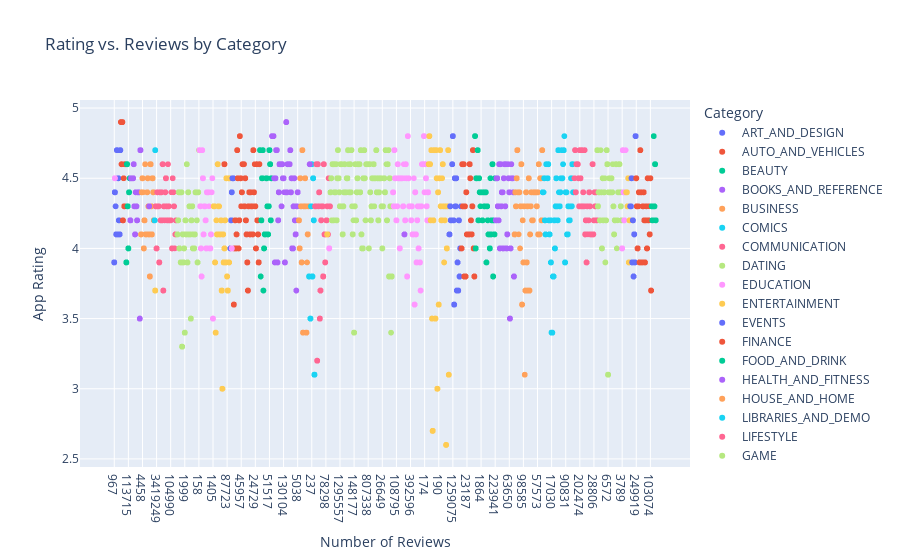
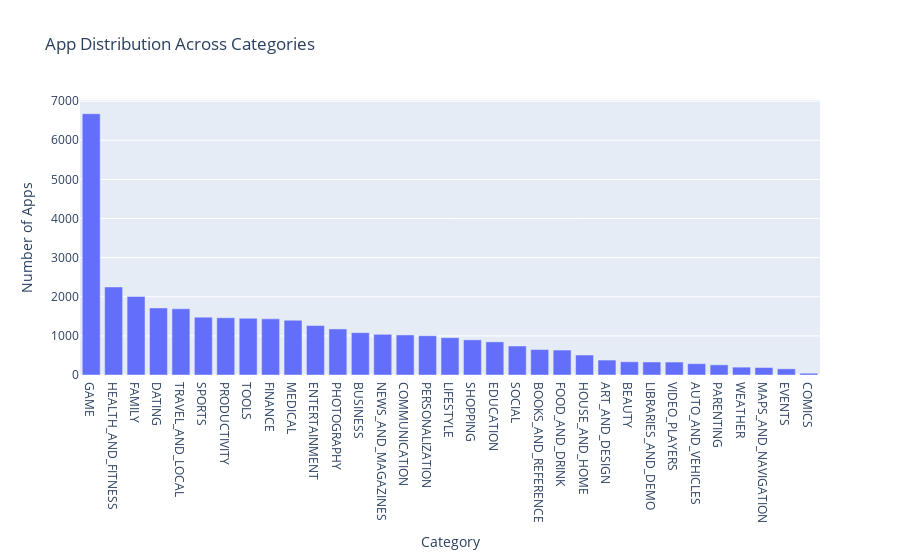

Notebook cell for these charts, in order:
### Markdown cell above
# 5.Interactive Visualization:

### Code cell
import plotly.express as px

# Interactive scatter plot: Rating vs. Reviews
fig = px.scatter(df, x='Reviews', y='Rating', color='Category',
                 title='Rating vs. Reviews by Category',
                 labels={'Reviews': 'Number of Reviews', 'Rating': 'App Rating'})
fig.show()

# Interactive bar plot: App Distribution
category_counts = df['Category'].value_counts()
fig = px.bar(category_counts, x=category_counts.index, y=category_counts.values,
             title='App Distribution Across Categories',
             labels={'index': 'Category', 'y': 'Number of Apps'})
fig.show()

### Figure 1 — Plotly figure (JSON) as saved in the notebook; plotly's stock layout.template omitted (floating-point values rounded to 4 significant figures; data arrays with more than 128 entries replaced by an {"elided": "..."} marker saying what was removed)
{"data": [{"hovertemplate": "Category=ART_AND_DESIGN<br>Number of Reviews=%{x}<br>App Rating=%{y}<extra></extra>", "legendgroup": "ART_AND_DESIGN", "marker": {"color": "#636efa", "symbol": "circle"}, "mode": "markers", "name": "ART_AND_DESIGN", "showlegend": true, "type": "scattergl", "x": {"elided": "382 str values"}, "xaxis": "x", "y": {"elided": "382 float values"}, "yaxis": "y"}, {"hovertemplate": "Category=AUTO_AND_VEHICLES<br>Number of Reviews=%{x}<br>App Rating=%{y}<extra></extra>", "legendgroup": "AUTO_AND_VEHICLES", "marker": {"color": "#EF553B", "symbol": "circle"}, "mode": "markers", "name": "AUTO_AND_VEHICLES", "showlegend": true, "type": "scattergl", "x": {"elided": "289 str values"}, "xaxis": "x", "y": {"elided": "289 float values"}, "yaxis": "y"}, {"hovertemplate": "Category=BEAUTY<br>Number of Reviews=%{x}<br>App Rating=%{y}<extra></extra>", "legendgroup": "BEAUTY", "marker": {"color": "#00cc96", "symbol": "circle"}, "mode": "markers", "name": "BEAUTY", "showlegend": true, "type": "scattergl", "x": {"elided": "338 str values"}, "xaxis": "x", "y": {"elided": "338 float values"}, "yaxis": "y"}, {"hovertemplate": "Category=BOOKS_AND_REFERENCE<br>Number of Reviews=%{x}<br>App Rating=%{y}<extra></extra>", "legendgroup": "BOOKS_AND_REFERENCE", "marker": {"color": "#ab63fa", "symbol": "circle"}, "mode": "markers", "name": "BOOKS_AND_REFERENCE", "showlegend": true, "type": "scattergl", "x": {"elided": "651 str values"}, "xaxis": "x", "y": {"elided": "651 float values"}, "yaxis": "y"}, {"hovertemplate": "Category=BUSINESS<br>Number of Reviews=%{x}<br>App Rating=%{y}<extra></extra>", "legendgroup": "BUSINESS", "marker": {"color": "#FFA15A", "symbol": "circle"}, "mode": "markers", "name": "BUSINESS", "showlegend": true, "type": "scattergl", "x": {"elided": "1082 str values"}, "xaxis": "x", "y": {"elided": "1082 float values"}, "yaxis": "y"}, {"hovertemplate": "Category=COMICS<br>Number of Reviews=%{x}<br>App Rating=%{y}<extra></extra>", "legendgroup": "COMICS", "marker": {"color": "#19d3f3", "symbol": "circle"}, "mode": "markers", "name": "COMICS", "showlegend": true, "type": "scattergl", "x": ["25671", "25671", "25671", "25671", "25671", "25671", "25671", "25671", "25671", "25671", "25671", "25671", "25671", "25671", "25671", "25671", "25671", "25671", "25671", "25671", "25671", "25671", "25671", "25671", "25671", "25671", "25671", "25671", "25671", "25671", "25671", "25671", "25671", "25671", "25671", "25671", "3596", "3596", "3596", "3596", "3596", "3596", "3596", "3596", "3596", "3596"], "xaxis": "x", "y": [4.2, 4.2, 4.2, 4.2, 4.2, 4.2, 4.2, 4.2, 4.2, 4.2, 4.2, 4.2, 4.2, 4.2, 4.2, 4.2, 4.2, 4.2, 4.2, 4.2, 4.2, 4.2, 4.2, 4.2, 4.2, 4.2, 4.2, 4.2, 4.2, 4.2, 4.2, 4.2, 4.2, 4.2, 4.2, 4.2, 4.7, 4.7, 4.7, 4.7, 4.7, 4.7, 4.7, 4.7, 4.7, 4.7], "yaxis": "y"}, {"hovertemplate": "Category=COMMUNICATION<br>Number of Reviews=%{x}<br>App Rating=%{y}<extra></extra>", "legendgroup": "COMMUNICATION", "marker": {"color": "#FF6692", "symbol": "circle"}, "mode": "markers", "name": "COMMUNICATION", "showlegend": true, "type": "scattergl", "x": {"elided": "1024 str values"}, "xaxis": "x", "y": {"elided": "1024 float values"}, "yaxis": "y"}, {"hovertemplate": "Category=DATING<br>Number of Reviews=%{x}<br>App Rating=%{y}<extra></extra>", "legendgroup": "DATING", "marker": {"color": "#B6E880", "symbol": "circle"}, "mode": "markers", "name": "DATING", "showlegend": true, "type": "scattergl", "x": {"elided": "1715 str values"}, "xaxis": "x", "y": {"elided": "1715 float values"}, "yaxis": "y"}, {"hovertemplate": "Category=EDUCATION<br>Number of Reviews=%{x}<br>App Rating=%{y}<extra></extra>", "legendgroup": "EDUCATION", "marker": {"color": "#FF97FF", "symbol": "circle"}, "mode": "markers", "name": "EDUCATION", "showlegend": true, "type": "scattergl", "x": {"elided": "847 str values"}, "xaxis": "x", "y": {"elided": "847 float values"}, "yaxis": "y"}, {"hovertemplate": "Category=ENTERTAINMENT<br>Number of Reviews=%{x}<br>App Rating=%{y}<extra></extra>", "legendgroup": "ENTERTAINMENT", "marker": {"color": "#FECB52", "symbol": "circle"}, "mode": "markers", "name": "ENTERTAINMENT", "showlegend": true, "type": "scattergl", "x": {"elided": "1264 str values"}, "xaxis": "x", "y": {"elided": "1264 float values"}, "yaxis": "y"}, {"hovertemplate": "Category=EVENTS<br>Number of Reviews=%{x}<br>App Rating=%{y}<extra></extra>", "legendgroup": "EVENTS", "marker": {"color": "#636efa", "symbol": "circle"}, "mode": "markers", "name": "EVENTS", "showlegend": true, "type": "scattergl", "x": {"elided": "158 str values"}, "xaxis": "x", "y": {"elided": "158 float values"}, "yaxis": "y"}, {"hovertemplate": "Category=FINANCE<br>Number of Reviews=%{x}<br>App Rating=%{y}<extra></extra>", "legendgroup": "FINANCE", "marker": {"color": "#EF553B", "symbol": "circle"}, "mode": "markers", "name": "FINANCE", "showlegend": true, "type": "scattergl", "x": {"elided": "1435 str values"}, "xaxis": "x", "y": {"elided": "1435 float values"}, "yaxis": "y"}, {"hovertemplate": "Category=FOOD_AND_DRINK<br>Number of Reviews=%{x}<br>App Rating=%{y}<extra></extra>", "legendgroup": "FOOD_AND_DRINK", "marker": {"color": "#00cc96", "symbol": "circle"}, "mode": "markers", "name": "FOOD_AND_DRINK", "showlegend": true, "type": "scattergl", "x": {"elided": "638 str values"}, "xaxis": "x", "y": {"elided": "638 float values"}, "yaxis": "y"}, {"hovertemplate": "Category=HEALTH_AND_FITNESS<br>Number of Reviews=%{x}<br>App Rating=%{y}<extra></extra>", "legendgroup": "HEALTH_AND_FITNESS", "marker": {"color": "#ab63fa", "symbol": "circle"}, "mode": "markers", "name": "HEALTH_AND_FITNESS", "showlegend": true, "type": "scattergl", "x": {"elided": "2250 str values"}, "xaxis": "x", "y": {"elided": "2250 float values"}, "yaxis": "y"}, {"hovertemplate": "Category=HOUSE_AND_HOME<br>Number of Reviews=%{x}<br>App Rating=%{y}<extra></extra>", "legendgroup": "HOUSE_AND_HOME", "marker": {"color": "#FFA15A", "symbol": "circle"}, "mode": "markers", "name": "HOUSE_AND_HOME", "showlegend": true, "type": "scattergl", "x": {"elided": "511 str values"}, "xaxis": "x", "y": {"elided": "511 float values"}, "yaxis": "y"}, {"hovertemplate": "Category=LIBRARIES_AND_DEMO<br>Number of Reviews=%{x}<br>App Rating=%{y}<extra></extra>", "legendgroup": "LIBRARIES_AND_DEMO", "marker": {"color": "#19d3f3", "symbol": "circle"}, "mode": "markers", "name": "LIBRARIES_AND_DEMO", "showlegend": true, "type": "scattergl", "x": {"elided": "333 str values"}, "xaxis": "x", "y": {"elided": "333 float values"}, "yaxis": "y"}, {"hovertemplate": "Category=LIFESTYLE<br>Number of Reviews=%{x}<br>App Rating=%{y}<extra></extra>", "legendgroup": "LIFESTYLE", "marker": {"color": "#FF6692", "symbol": "circle"}, "mode": "markers", "name": "LIFESTYLE", "showlegend": true, "type": "scattergl", "x": {"elided": "954 str values"}, "xaxis": "x", "y": {"elided": "954 float values"}, "yaxis": "y"}, {"hovertemplate": "Category=GAME<br>Number of Reviews=%{x}<br>App Rating=%{y}<extra></extra>", "legendgroup": "GAME", "marker": {"color": "#B6E880", "symbol": "circle"}, "mode": "markers", "name": "GAME", "showlegend": true, "type": "scattergl", "x": {"elided": "6678 str values"}, "xaxis": "x", "y": {"elided": "6678 float values"}, "yaxis": "y"}, {"hovertemplate": "Category=FAMILY<br>Number of Reviews=%{x}<br>App Rating=%{y}<extra></extra>", "legendgroup": "FAMILY", "marker": {"color": "#FF97FF", "symbol": "circle"}, "mode": "markers", "name": "FAMILY", "showlegend": true, "type": "scattergl", "x": {"elided": "2009 str values"}, "xaxis": "x", "y": {"elided": "2009 float values"}, "yaxis": "y"}, {"hovertemplate": "Category=MEDICAL<br>Number of Reviews=%{x}<br>App Rating=%{y}<extra></extra>", "legendgroup": "MEDICAL", "marker": {"color": "#FECB52", "symbol": "circle"}, "mode": "markers", "name": "MEDICAL", "showlegend": true, "type": "scattergl", "x": {"elided": "1400 str values"}, "xaxis": "x", "y": {"elided": "1400 float values"}, "yaxis": "y"}, {"hovertemplate": "Category=SOCIAL<br>Number of Reviews=%{x}<br>App Rating=%{y}<extra></extra>", "legendgroup": "SOCIAL", "marker": {"color": "#636efa", "symbol": "circle"}, "mode": "markers", "name": "SOCIAL", "showlegend": true, "type": "scattergl", "x": {"elided": "741 str values"}, "xaxis": "x", "y": {"elided": "741 float values"}, "yaxis": "y"}, {"hovertemplate": "Category=SHOPPING<br>Number of Reviews=%{x}<br>App Rating=%{y}<extra></extra>", "legendgroup": "SHOPPING", "marker": {"color": "#EF553B", "symbol": "circle"}, "mode": "markers", "name": "SHOPPING", "showlegend": true, "type": "scattergl", "x": {"elided": "899 str values"}, "xaxis": "x", "y": {"elided": "899 float values"}, "yaxis": "y"}, {"hovertemplate": "Category=PHOTOGRAPHY<br>Number of Reviews=%{x}<br>App Rating=%{y}<extra></extra>", "legendgroup": "PHOTOGRAPHY", "marker": {"color": "#00cc96", "symbol": "circle"}, "mode": "markers", "name": "PHOTOGRAPHY", "showlegend": true, "type": "scattergl", "x": {"elided": "1177 str values"}, "xaxis": "x", "y": {"elided": "1177 float values"}, "yaxis": "y"}, {"hovertemplate": "Category=SPORTS<br>Number of Reviews=%{x}<br>App Rating=%{y}<extra></extra>", "legendgroup": "SPORTS", "marker": {"color": "#ab63fa", "symbol": "circle"}, "mode": "markers", "name": "SPORTS", "showlegend": true, "type": "scattergl", "x": {"elided": "1479 str values"}, "xaxis": "x", "y": {"elided": "1479 float values"}, "yaxis": "y"}, {"hovertemplate": "Category=TRAVEL_AND_LOCAL<br>Number of Reviews=%{x}<br>App Rating=%{y}<extra></extra>", "legendgroup": "TRAVEL_AND_LOCAL", "marker": {"color": "#FFA15A", "symbol": "circle"}, "mode": "markers", "name": "TRAVEL_AND_LOCAL", "showlegend": true, "type": "scattergl", "x": {"elided": "1692 str values"}, "xaxis": "x", "y": {"elided": "1692 float values"}, "yaxis": "y"}, {"hovertemplate": "Category=TOOLS<br>Number of Reviews=%{x}<br>App Rating=%{y}<extra></extra>", "legendgroup": "TOOLS", "marker": {"color": "#19d3f3", "symbol": "circle"}, "mode": "markers", "name": "TOOLS", "showlegend": true, "type": "scattergl", "x": {"elided": "1451 str values"}, "xaxis": "x", "y": {"elided": "1451 float values"}, "yaxis": "y"}, {"hovertemplate": "Category=PERSONALIZATION<br>Number of Reviews=%{x}<br>App Rating=%{y}<extra></extra>", "legendgroup": "PERSONALIZATION", "marker": {"color": "#FF6692", "symbol": "circle"}, "mode": "markers", "name": "PERSONALIZATION", "showlegend": true, "type": "scattergl", "x": {"elided": "1004 str values"}, "xaxis": "x", "y": {"elided": "1004 float values"}, "yaxis": "y"}, {"hovertemplate": "Category=PRODUCTIVITY<br>Number of Reviews=%{x}<br>App Rating=%{y}<extra></extra>", "legendgroup": "PRODUCTIVITY", "marker": {"color": "#B6E880", "symbol": "circle"}, "mode": "markers", "name": "PRODUCTIVITY", "showlegend": true, "type": "scattergl", "x": {"elided": "1463 str values"}, "xaxis": "x", "y": {"elided": "1463 float values"}, "yaxis": "y"}, {"hovertemplate": "Category=PARENTING<br>Number of Reviews=%{x}<br>App Rating=%{y}<extra></extra>", "legendgroup": "PARENTING", "marker": {"color": "#FF97FF", "symbol": "circle"}, "mode": "markers", "name": "PARENTING", "showlegend": true, "type": "scattergl", "x": {"elided": "260 str values"}, "xaxis": "x", "y": {"elided": "260 float values"}, "yaxis": "y"}, {"hovertemplate": "Category=WEATHER<br>Number of Reviews=%{x}<br>App Rating=%{y}<extra></extra>", "legendgroup": "WEATHER", "marker": {"color": "#FECB52", "symbol": "circle"}, "mode": "markers", "name": "WEATHER", "showlegend": true, "type": "scattergl", "x": {"elided": "201 str values"}, "xaxis": "x", "y": {"elided": "201 float values"}, "yaxis": "y"}, {"hovertemplate": "Category=VIDEO_PLAYERS<br>Number of Reviews=%{x}<br>App Rating=%{y}<extra></extra>", "legendgroup": "VIDEO_PLAYERS", "marker": {"color": "#636efa", "symbol": "circle"}, "mode": "markers", "name": "VIDEO_PLAYERS", "showlegend": true, "type": "scattergl", "x": {"elided": "331 str values"}, "xaxis": "x", "y": {"elided": "331 float values"}, "yaxis": "y"}, {"hovertemplate": "Category=NEWS_AND_MAGAZINES<br>Number of Reviews=%{x}<br>App Rating=%{y}<extra></extra>", "legendgroup": "NEWS_AND_MAGAZINES", "marker": {"color": "#EF553B", "symbol": "circle"}, "mode": "markers", "name": "NEWS_AND_MAGAZINES", "showlegend": true, "type": "scattergl", "x": {"elided": "1040 str values"}, "xaxis": "x", "y": {"elided": "1040 float values"}, "yaxis": "y"}, {"hovertemplate": "Category=MAPS_AND_NAVIGATION<br>Number of Reviews=%{x}<br>App Rating=%{y}<extra></extra>", "legendgroup": "MAPS_AND_NAVIGATION", "marker": {"color": "#00cc96", "symbol": "circle"}, "mode": "markers", "name": "MAPS_AND_NAVIGATION", "showlegend": true, "type": "scattergl", "x": {"elided": "192 str values"}, "xaxis": "x", "y": {"elided": "192 float values"}, "yaxis": "y"}], "layout": {"legend": {"title": {"text": "Category"}, "tracegroupgap": 0}, "title": {"text": "Rating vs. Reviews by Category"}, "xaxis": {"anchor": "y", "domain": [0, 1], "title": {"text": "Number of Reviews"}}, "yaxis": {"anchor": "x", "domain": [0, 1], "title": {"text": "App Rating"}}}}

### Figure 2 — Plotly figure (JSON) as saved in the notebook; plotly's stock layout.template omitted (floating-point values rounded to 4 significant figures)
{"data": [{"alignmentgroup": "True", "hovertemplate": "Category=%{x}<br>Number of Apps=%{y}<extra></extra>", "legendgroup": "", "marker": {"color": "#636efa", "pattern": {"shape": ""}}, "name": "", "offsetgroup": "", "orientation": "v", "showlegend": false, "textposition": "auto", "type": "bar", "x": ["GAME", "HEALTH_AND_FITNESS", "FAMILY", "DATING", "TRAVEL_AND_LOCAL", "SPORTS", "PRODUCTIVITY", "TOOLS", "FINANCE", "MEDICAL", "ENTERTAINMENT", "PHOTOGRAPHY", "BUSINESS", "NEWS_AND_MAGAZINES", "COMMUNICATION", "PERSONALIZATION", "LIFESTYLE", "SHOPPING", "EDUCATION", "SOCIAL", "BOOKS_AND_REFERENCE", "FOOD_AND_DRINK", "HOUSE_AND_HOME", "ART_AND_DESIGN", "BEAUTY", "LIBRARIES_AND_DEMO", "VIDEO_PLAYERS", "AUTO_AND_VEHICLES", "PARENTING", "WEATHER", "MAPS_AND_NAVIGATION", "EVENTS", "COMICS"], "xaxis": "x", "y": [6678, 2250, 2009, 1715, 1692, 1479, 1463, 1451, 1435, 1400, 1264, 1177, 1082, 1040, 1024, 1004, 954, 899, 847, 741, 651, 638, 511, 382, 338, 333, 331, 289, 260, 201, 192, 158, 46], "yaxis": "y"}], "layout": {"barmode": "relative", "legend": {"tracegroupgap": 0}, "title": {"text": "App Distribution Across Categories"}, "xaxis": {"anchor": "y", "domain": [0, 1], "title": {"text": "Category"}}, "yaxis": {"anchor": "x", "domain": [0, 1], "title": {"text": "Number of Apps"}}}}
